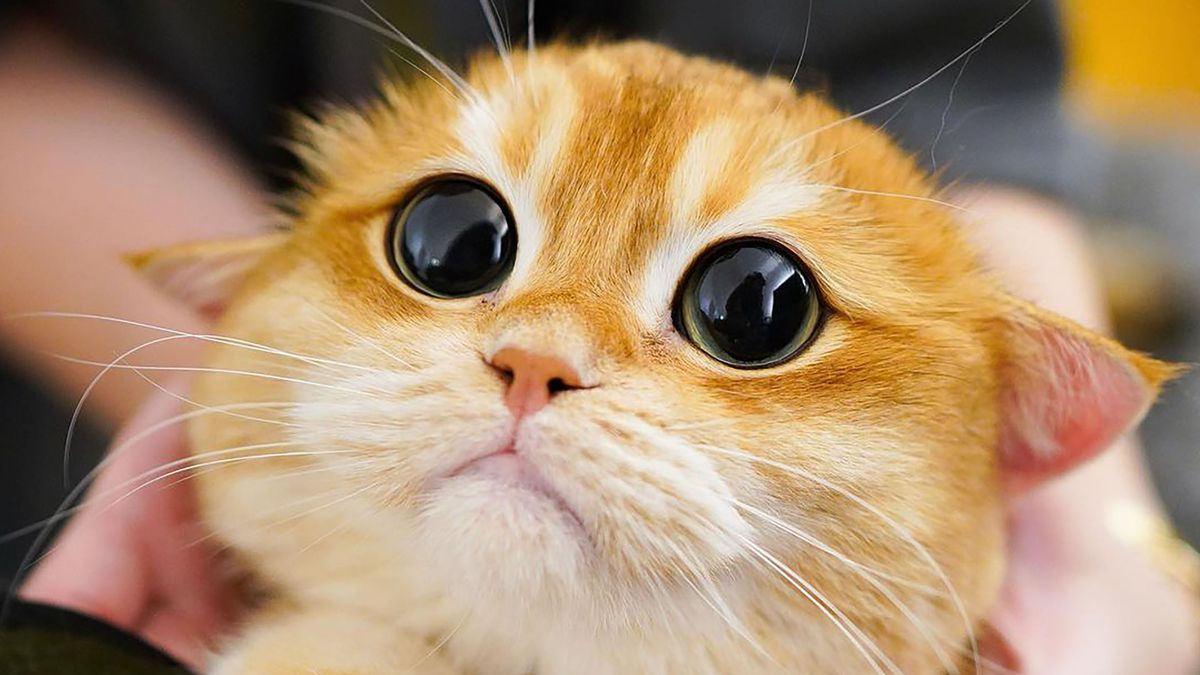
#> input picture kate.jpg, 1200 x 675 px
$ python main3.py
#> lines starting #> are read from the running program, lines starting #| are printed output that depends on the picture
from PIL import Image

img = Image.open("kate.jpg")
#> img is the input picture: PIL image 1200x675 RGB; mean R, G, B 170, 140.3, 109.3


def check(skaicius):
    if skaicius < 0:
        return 0
    elif skaicius > 255:
        return 255
    else:
        return skaicius


def koreguoti(r, g, b):
#> called with r = 0, g = 6, b = 80
    data = img.getdata()
    newdata = []
    for x in data:
        raud = check(x[0] + r)
        zal = check(x[0] + g)
        mel = check(x[0] + b)
        newdata.append((raud, zal, mel))
#> this loop made 810000 passes
#> (x, raud, zal, mel) on passes 1 to 3: ((10, 10, 12), 10, 16, 90), ((10, 10, 12), 10, 16, 90), ((10, 10, 10), 10, 16, 90)
#> after the loop, newdata = 810000 items
    img.putdata(newdata)
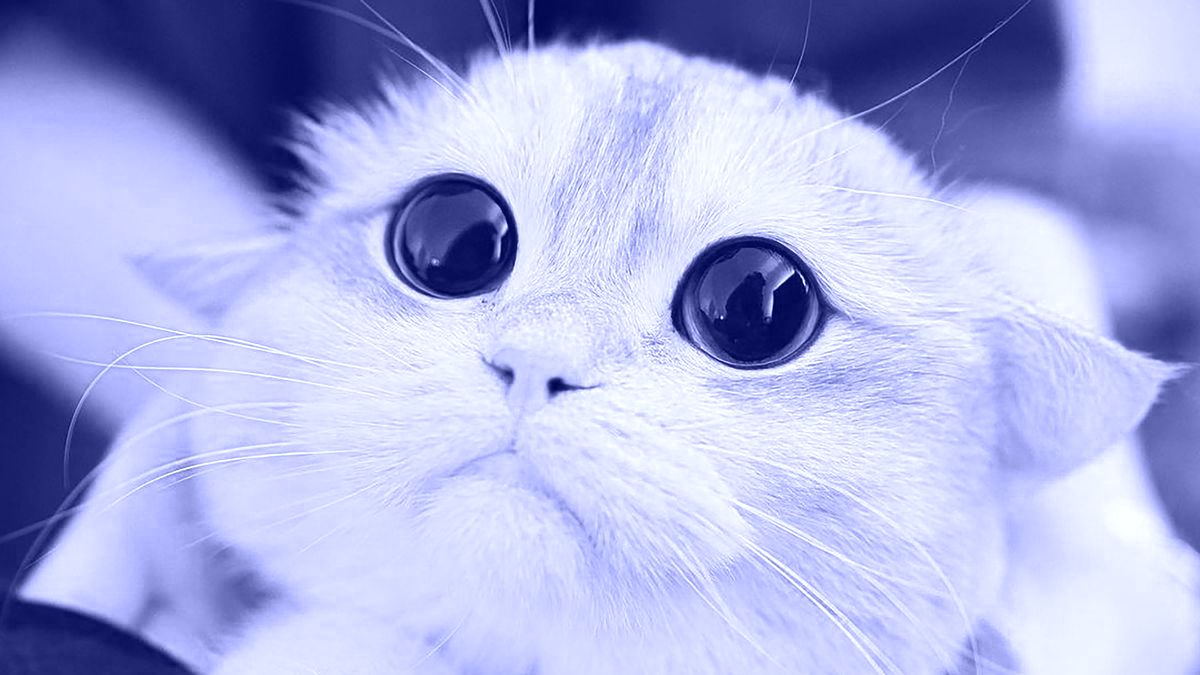
#> img: PIL image 1200x675 RGB; mean R, G, B 170, 176, 224.4
    img.show()

koreguoti(0,6,80)
